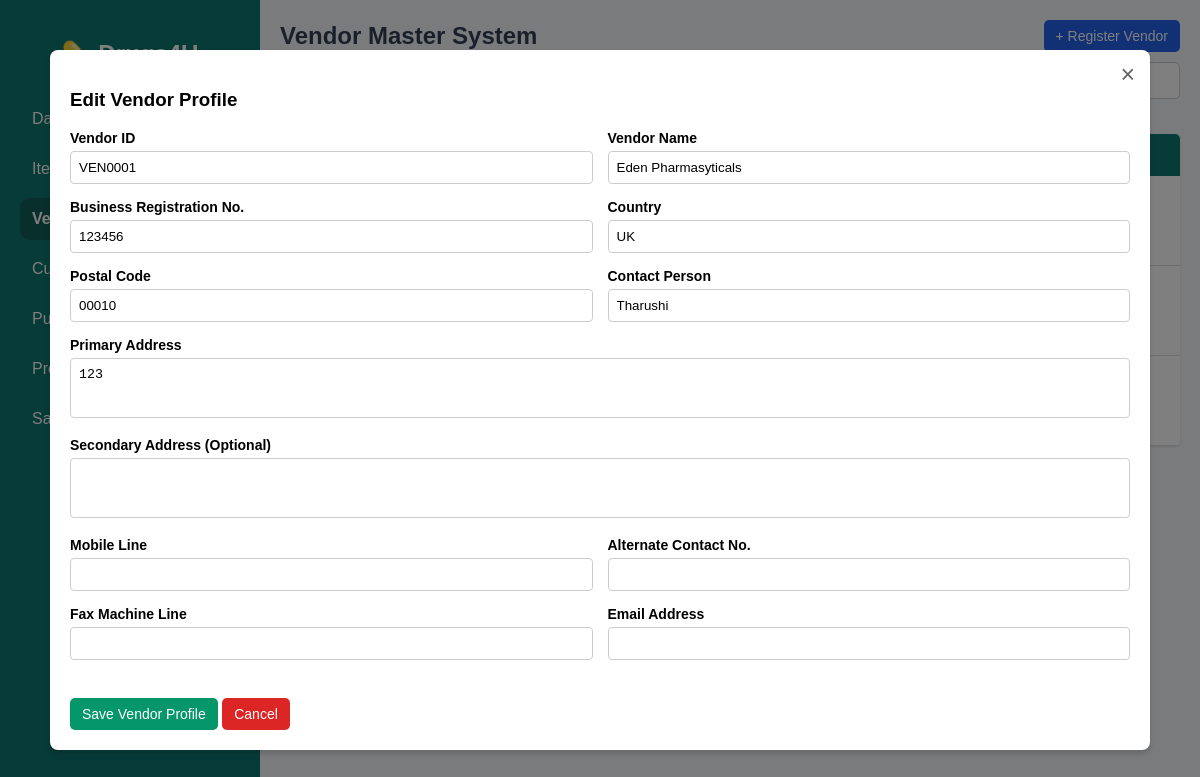
Page /vendor.php?edit_vendor=VEN0001 on the committed database.
### tables this page shows
CREATE TABLE `vendor_master` (
  `id` int(11) NOT NULL,
  `vendor_id` varchar(20) NOT NULL,
  `vendor_name` varchar(150) NOT NULL,
  `business_registration` varchar(100) DEFAULT NULL,
  `country` varchar(100) DEFAULT NULL,
  `postal_code` varchar(20) DEFAULT NULL,
  `address1` text DEFAULT NULL,
  `address2` text DEFAULT NULL,
  `contact_person` varchar(100) DEFAULT NULL,
  `mobile` varchar(30) DEFAULT NULL,
  `contact_no` varchar(30) DEFAULT NULL,
  `fax` varchar(30) DEFAULT NULL,
  `email` varchar(150) DEFAULT NULL,
  `created_at` timestamp NOT NULL DEFAULT current_timestamp()
);

### vendor.php (the view, shortened to what this page needs)
<?php
include 'connection.php';
function runQuery($conn, $sql){
    $result = mysqli_query($conn, $sql);
    return $result;
}
$edit_mode = false;
$edit_vendor = null;
if(isset($_GET['edit_vendor'])){
    $edit_mode = true;
    $vendor_id = mysqli_real_escape_string($conn, $_GET['edit_vendor']);
    $res = runQuery($conn, "SELECT * FROM vendor_master WHERE vendor_id='$vendor_id'");
    $edit_vendor = mysqli_fetch_assoc($res);
}
$res_id = runQuery($conn, "SELECT vendor_id FROM vendor_master ORDER BY vendor_id DESC LIMIT 1");
if(mysqli_num_rows($res_id) > 0){
    $row_id = mysqli_fetch_assoc($res_id);
    $num = (int)substr($row_id['vendor_id'], 3) + 1;
    $vendor_id = "VEN" . str_pad($num, 4, "0", STR_PAD_LEFT);
} else {
    $vendor_id = "VEN0001";
}
$vendor_list = runQuery($conn, "SELECT * FROM vendor_master ORDER BY vendor_id DESC");
?>
<!DOCTYPE html>
<html lang="en">
<head>
</head>
<body>
<div class="wrapper">
    <div class="sidebar">
        <h2>💊 Drugs4U</h2>
        <a href="dashboard.php">Dashboard</a>
        <a href="item.php">Items</a>
        <a href="vendor.php" class="active">Vendor</a>
        <a href="customer_list.php">Customers</a>
        <a href="purchase_order.php">Purchase Orders</a>
        <a href="prescription_list.php">Prescriptions</a>
        <a href="sales_invoice.php">Sales Invoice</a>
    </div>
    <div class="main-content">
        <div class="top-bar">
            <h2>Vendor Master System</h2>
            <div class="action-buttons">
                <button class="po-btn" onclick="openVendorPopup()">+ Register Vendor</button>
            </div>
        </div>
        <div class="filter-bar">
        </div>
        <div class="container">
            <div class="table-responsive">
                <table id="vendorTable">
                    <tr>
                        <th>ID</th>
                        <th>Vendor Name</th>
                        <th>Country</th>
                        <th>Contact Person</th>
                        <th>Mobile</th>
                        <th>Email</th>
                        <th>Action</th>
                    </tr>
                    <?php while($row = mysqli_fetch_assoc($vendor_list)){ ?>
                    <tr>
                        <td><?= $row['vendor_id'] ?></td>
                        <td><?= $row['vendor_name'] ?></td>
                        <td><?= $row['country'] ?></td>
                        <td><?= $row['contact_person'] ?></td>
                        <td><?= $row['mobile'] ?></td>
                        <td><?= $row['email'] ?></td>
                        <td>
                            <div class="action-cell">
                                <a href="?edit_vendor=<?= urlencode($row['vendor_id']) ?>"><button class="edit-btn">Edit</button></a>
                                <a href="?delete_vendor=<?= urlencode($row['vendor_id']) ?>" onclick="return confirm('Delete Vendor master data permanently?')"><button class="del-btn">Delete</button></a>
                            </div>
                        </td>
                    </tr>
                    <?php } ?>
                </table>
            </div>
        </div>
    </div>
</div>
<div class="popup" id="vendorPopup" style="<?= $edit_mode ? 'display:flex' : '' ?>">
    <div class="popup-content">
        <span class="close-btn" onclick="window.location.href='vendor.php'">×</span>
        <h3><?= $edit_mode ? 'Edit Vendor Profile' : 'Register New Vendor' ?></h3>
        <form method="POST">
            <div class="grid">
                <div>
                    <label>Vendor ID</label>
                    <input name="vendor_id" value="<?= $edit_mode ? $edit_vendor['vendor_id'] : $vendor_id ?>" readonly>
                </div>
                <div>
                    <label>Vendor Name</label>
                    <input name="vendor_name" value="<?= $edit_mode ? $edit_vendor['vendor_name'] : '' ?>" required>
                </div>
                <div>
                    <label>Business Registration No.</label>
                    <input name="business_registration" value="<?= $edit_mode ? $edit_vendor['business_registration'] : '' ?>">
                </div>
                <div>
                    <label>Country</label>
                    <input name="country" value="<?= $edit_mode ? $edit_vendor['country'] : '' ?>">
                </div>
                <div>
                    <label>Postal Code</label>
                    <input name="postal_code" value="<?= $edit_mode ? $edit_vendor['postal_code'] : '' ?>">
                </div>
                <div>
                    <label>Contact Person</label>
                    <input name="contact_person" value="<?= $edit_mode ? $edit_vendor['contact_person'] : '' ?>">
                </div>
                <div class="full-width">
                    <label>Primary Address</label>
                    <textarea name="address1"><?= $edit_mode ? $edit_vendor['address1'] : '' ?></textarea>
                </div>
                <div class="full-width">
                    <label>Secondary Address (Optional)</label>
                    <textarea name="address2"><?= $edit_mode ? $edit_vendor['address2'] : '' ?></textarea>
                </div>
                <div>
                    <label>Mobile Line</label>
                    <input name="mobile" value="<?= $edit_mode ? $edit_vendor['mobile'] : '' ?>">
                </div>
                <div>
                    <label>Alternate Contact No.</label>
                    <input name="contact_no" value="<?= $edit_mode ? $edit_vendor['contact_no'] : '' ?>">
                </div>
                <div>
                    <label>Fax Machine Line</label>
                    <input name="fax" value="<?= $edit_mode ? $edit_vendor['fax'] : '' ?>">
                </div>
                <div>
                    <label>Email Address</label>
                    <input type="email" name="email" value="<?= $edit_mode ? $edit_vendor['email'] : '' ?>">
                </div>
            </div>
            <br>
            <button type="submit" class="grn-btn" name="save_vendor">Save Vendor Profile</button>
            <button type="button" class="del-btn" onclick="window.location.href='vendor.php'">Cancel</button>
        </form>
    </div>
</div>
</body>
</html>

### vendor.php (style rules this page uses)
body { font-family: Arial, sans-serif; background: #f4f7fb; margin: 0; }
.sidebar a.active { background: #115e59; font-weight: bold; }
.wrapper { display: flex; flex-direction: row; }
.sidebar { width: 260px; background: #0f766e; color: #fff; height: 100vh; position: fixed; padding: 20px; box-sizing: border-box; overflow-y: auto; z-index: 100; }
.sidebar h2 { text-align: center; margin-bottom: 30px; }
.sidebar a { display: block; color: #fff; text-decoration: none; padding: 12px; margin-bottom: 8px; border-radius: 10px; }
.main-content { margin-left: 260px; width: calc(100% - 260px); box-sizing: border-box; }
.container { padding: 20px; }
.top-bar { padding: 20px 20px 5px 20px; display: flex; flex-wrap: wrap; justify-content: space-between; align-items: center; gap: 15px; }
.top-bar h2 { margin: 0; color: #334155; }
.action-buttons { display: flex; gap: 10px; }
.filter-bar { padding: 5px 20px 15px 20px; display: flex; flex-wrap: wrap; gap: 8px; }
button, .btn-link { padding: 8px 12px; border: none; border-radius: 5px; cursor: pointer; font-size: 14px; text-decoration: none; display: inline-block; }
.po-btn { background:#2563eb; color:#fff; }
.grn-btn { background:#059669; color:#fff; }
.edit-btn { background:#f59e0b; color:#fff; }
.del-btn { background:#dc2626; color:#fff; }
.table-responsive { width: 100%; overflow-x: auto; background: #fff; border-radius: 5px; box-shadow: 0 1px 3px rgba(0,0,0,0.1); margin-bottom: 20px; }
table { width: 100%; border-collapse: collapse; min-width: 600px; }
th { background: #0f766e; color: #fff; padding: 12px 10px; text-align: left; }
td { padding: 10px; border-bottom: 1px solid #ddd; }
input, select, textarea { width: 100%; padding: 8px; box-sizing: border-box; border: 1px solid #ccc; border-radius: 4px; }
textarea { resize: none; height: 60px; }
.popup { display: none; position: fixed; top: 0; left: 0; width: 100%; height: 100%; background: rgba(0,0,0,0.5); justify-content: center; align-items: center; z-index: 1000; overflow-y: auto; padding: 10px; box-sizing: border-box; }
.popup-content { background: #fff; width: 100%; max-width: 1100px; padding: 20px; position: relative; border-radius: 8px; box-shadow: 0 4px 6px rgba(0,0,0,0.15); max-height: 90vh; overflow-y: auto; box-sizing: border-box; }
.close-btn { position: absolute; top: 10px; right: 15px; font-size: 25px; cursor: pointer; color: #666; }
.grid { display: grid; grid-template-columns: repeat(2, 1fr); gap: 15px; margin-bottom: 20px; }
.grid label { display: block; margin-bottom: 5px; font-weight: bold; font-size: 14px; }
.full-width { grid-column: span 2; }
.action-cell { display: flex; gap: 5px; flex-wrap: wrap; }

### rows in the picture
vendor_master: vendor_id "VEN0001", vendor_name "Eden Pharmasyticals", business_registration "123456", country "UK", postal_code "00010", contact_person "Tharushi", address1 "123"
